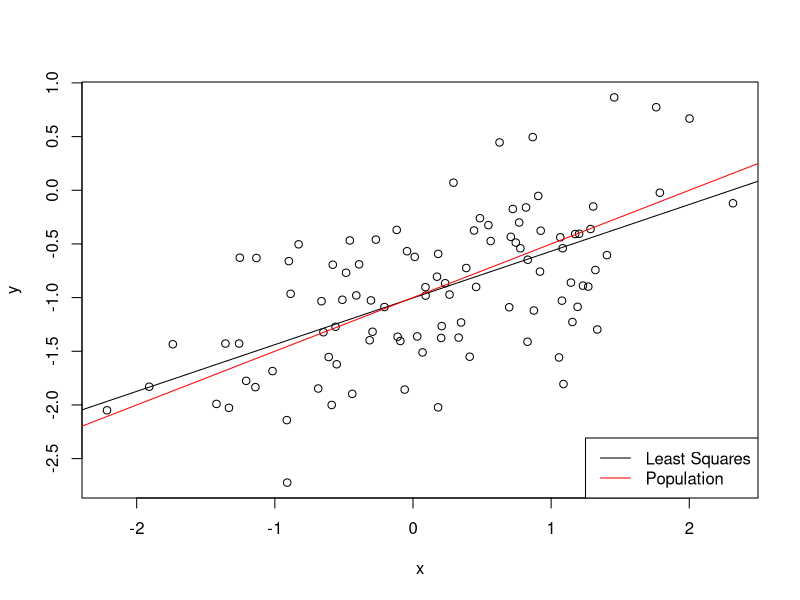
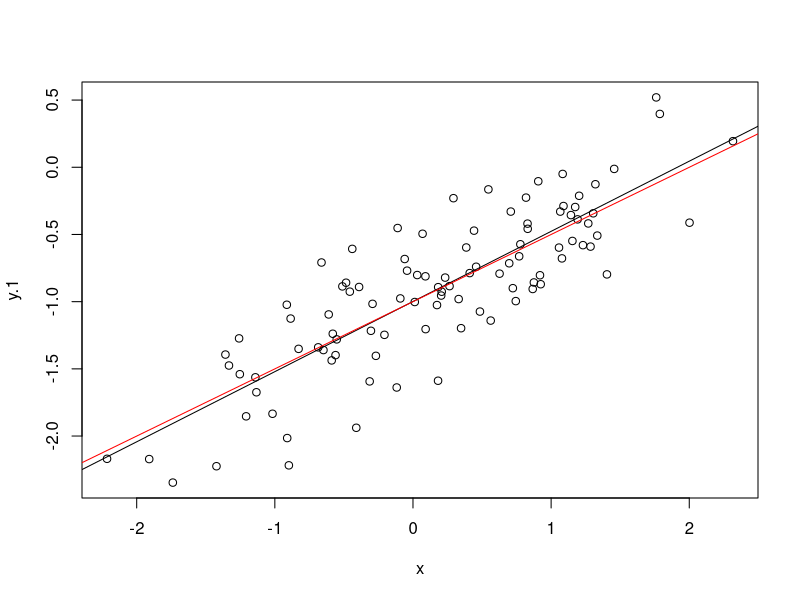
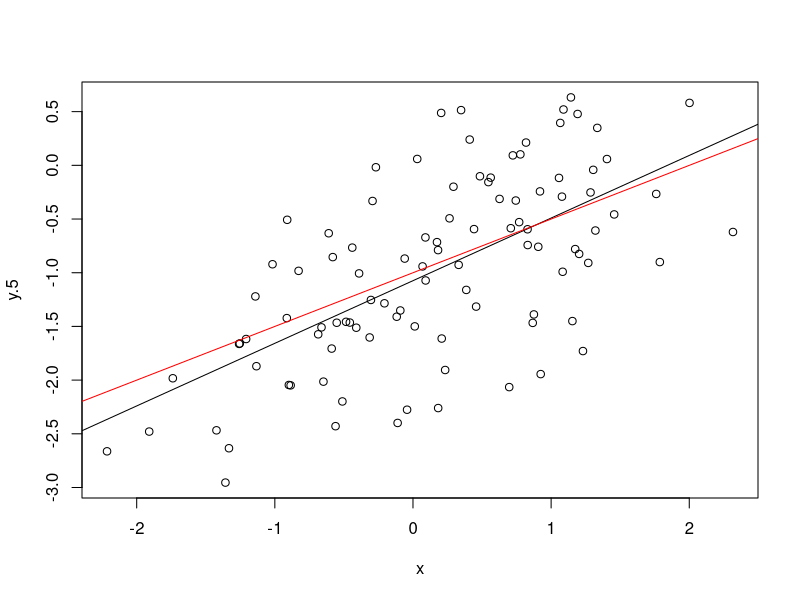
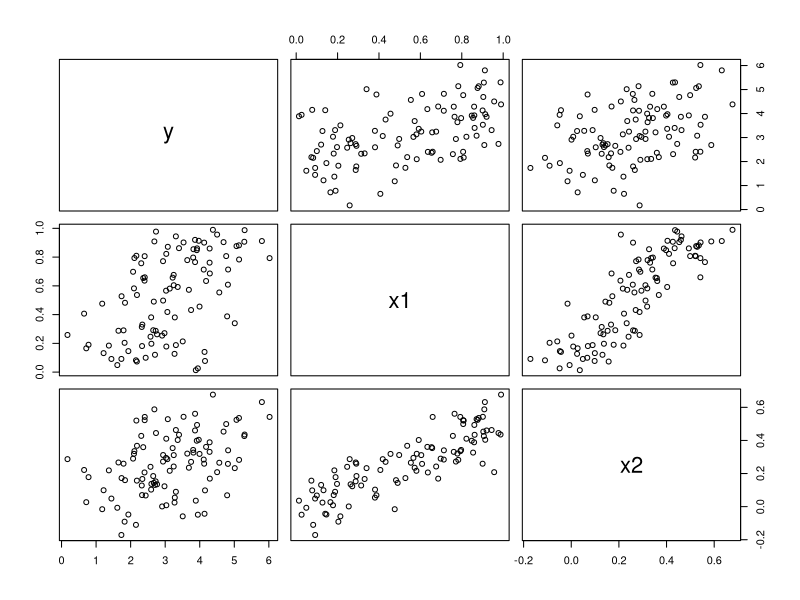
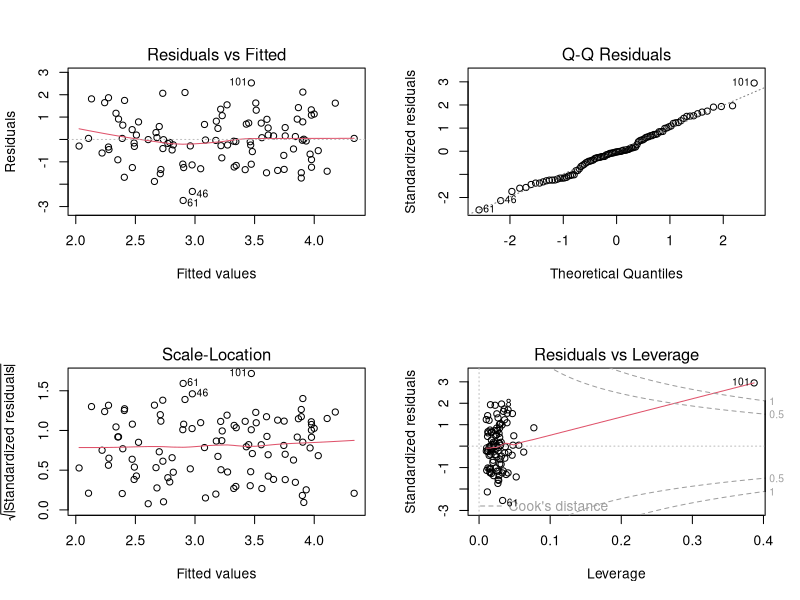
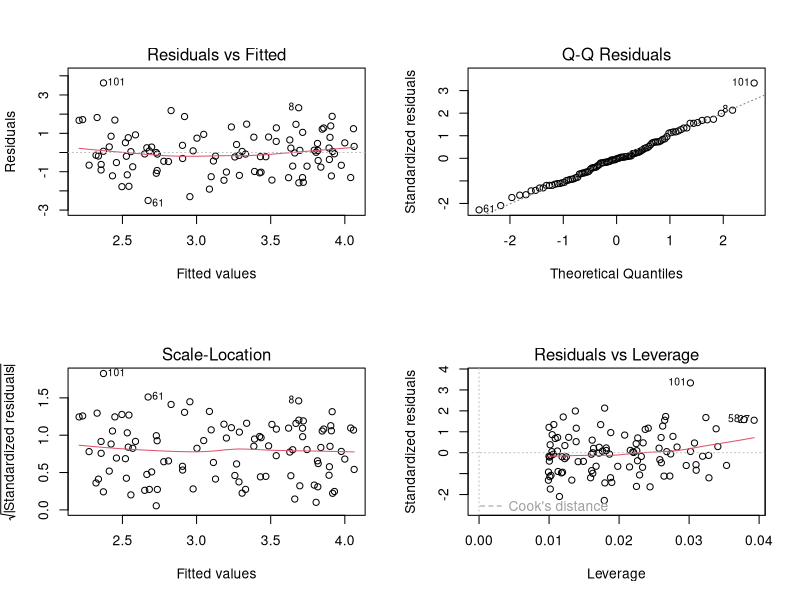
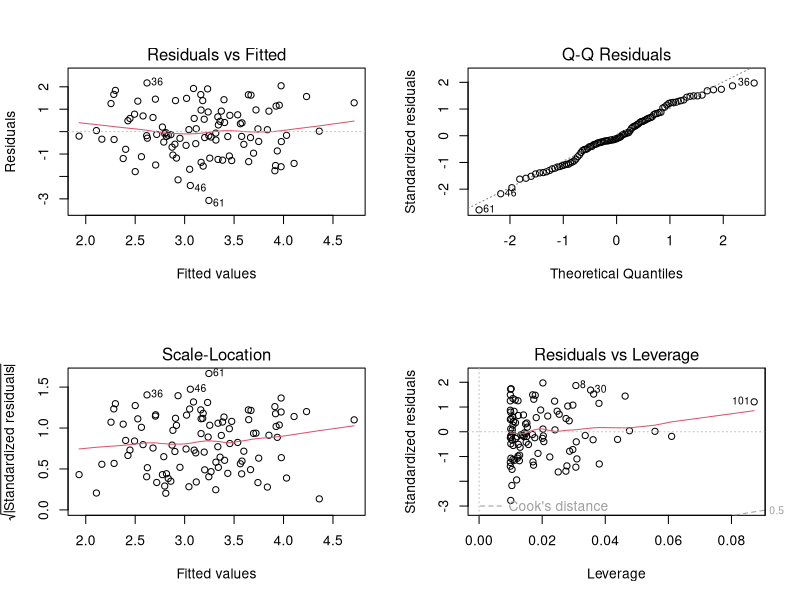
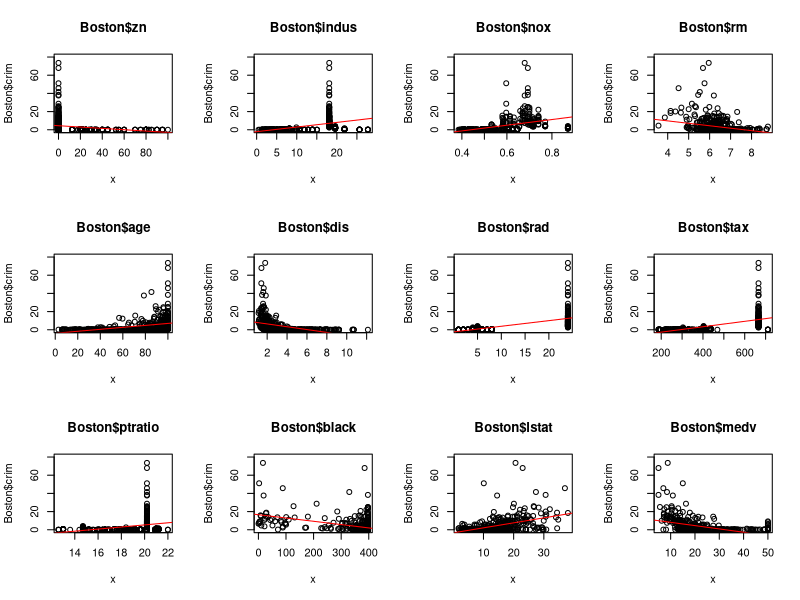

Source code (R) for these figures, in order:
rm(list = ls())


##############
##QUESTION 1##
##############
set.seed(5072)

x <- rnorm(100, 0, 1)
eps <- rnorm(100, 0, sqrt(0.25))

y <- -1 + (.5 * x) + eps
print(paste('Length:', length(y)))
#B0 is -1 and B1 is .5

plot(x,y)

#Largely positive linear relationship with a fairly wide variance

lslm <- lm(y ~ x)
#print(coef(lslm))

#B0hat is -1.003 and B1hat is .435
#it is fairly close to the population B0 and B1

abline(lslm)
abline(a = -1, b = .5, col = 'red')

legend('bottomright', legend = c('Least Squares', 'Population'), col = c('black', 'red'), lty = 1)

sq <- x^2
poly <- lm(y ~ x + sq)

#print(coef(poly))
#print('eps .25')
#print(anova(poly))
#the squared term does not significantly improve the model as it has neglible impact on the y value for every unit change in the squared term
#in essence, all the squared term does is decrease the R^2 accuracy

#eps .1
eps.1 <- rnorm(100, 0, sqrt(0.1))
y.1 <- -1 + (.5 * x) + eps.1
plot(x,y.1)
lslm.1 <- lm(y.1 ~ x)
abline(lslm.1)
abline(a = -1, b = .5, col = 'red')
sq <- x^2
poly.1 <- lm(y.1 ~ x + sq)
#print('eps .1')
#print(anova(poly.1))

#eps .5
eps.5 <- rnorm(100, 0, sqrt(0.5))
y.5 <- -1 + (.5 * x) + eps.5
plot(x,y.5)
lslm.5 <- lm(y.5 ~ x)
abline(lslm.5)
abline(a = -1, b = .5, col = 'red')
sq <- x^2
poly.5 <- lm(y.5 ~ x + sq)
#print('eps .5')
#print(anova(poly.5))

#Naturally, as variance increases, we see the least squares regression line deviate from the population regression line. As such, it's clear that the
#best fit line is the one where variance is lowest, in our case the dataset with variance of 0.1, followed by 0.25, then 0.5.

orig <- confint(lslm, level = .95)
noisy <- confint(lslm.1, level = .95)
mostnoise <- confint(lslm.5, level = .95)
#print(orig)
#print(noisy)
#print(mostnoise)

#Due to the increasing variance levels from the original to the noisest data set, the confidence interval for the predictor becomes increasingly wide
#as the standard deviation of each predictor increases, skewed by observations averaging further from the mean.
#Additionally, as the variance increases, values that may have been significant may become insignificant, suggesting further implications of the
#effects of variance.

##############
##QUESTION 2##
##############

set.seed(5072)
x1 = runif(100) #random uniform distribution
x2 = (.5 * x1) + (rnorm(100)/10)
y = 2 + (2 * x1) + (0.3 * x2) + rnorm(100)
#Parameter B0 is 2 + rnorm(100), parameter B1 is 2, parameter B2 is .3

print(paste('Cor(x1, y) = ', cor(x1, y)))
print(paste('Cor(x2, y) = ', cor(x2, y)))
print(paste('Cor(x1, x2) = ', cor(x1, x2)))

pairs(~y + x1 + x2)
#It seems that x1 and x2 have a clear positive correlation with each other while neither x1 nor x2 fully explain y by themselves.
#However, there still remains a somewhat positive correlation between x1/x2 and y though variances seem to be large for every point of x1/x2.

lm.fit.both <- lm(y ~ x1 + x2)
print(coef(lm.fit.both))
#According to statistical t-testing on the intercept and the variables x1/x2, B0hat and B1hat are highly significant factors in predicting y.
#On the other hand, B2hat is not significant according to the t-test in predicting y. One noticeable observation about B2hat is the very wide
#variance in comparison to the B0hat and B1hat, suggesting that B2hat may be a biased predictor for y.

#According to T-testing and F-testing the variables, we cannot conclusively reject B1hat as a significant predictor. However, we can reject B2hat
#as a significant predictor due to the low T and F values, suggesting that B2hat is not meaningful in predicting y, especially since width of 
#B2hat's interval is wide, making it unlikely that B2hat is statistically different from the expected mean of 0.

lm.fit.x1 <- lm(y ~ x1)
#We cannot reject B1hat(x1) as T-testing and F-testing indicate that the predictor is highly significant in predicting y.

lm.fit.x2 <- lm(y ~ x2)
#We cannot reject B1hat(x2) as T-testing and F-testing indicate that the predictor is highly significant in predicting y.

#The results in lm.fit.x2 does contradict our earlier results. The reason for why this happened is possibly due to x1 and x2 being signficantly
#correlated with one another and as a result, since x1 already explained most of y, the inclusion of x2 was not as significant since x1 and x2
#explain the same level of y.
#For similar reasons, if we used x2 as the initial predictor for y, x1 would likely have been insignificant in predicting y.

x1 <- c(x1, 0.1)
x2 <- c(x2, 0.8)
y <- c(y, 6)

lm.fit.both2 <- lm(y ~ x1 + x2)

lm.fit.x12 <- lm(y ~ x1)

lm.fit.x22 <- lm(y ~ x2)

#For the overall model including x1 and x2, the inclusion of this new observation has reduced the significance of x1 while having increased the
#significance of x2. This had the effect of bringing the relevance of x1 into near non-signficant status for a 95% confidence interval 
#though F-testing still indicates that x1 is still highly relevant.
#Individually, both x1 and x2 still remain highly significant with B1hat weights comparable to the weights prior to the new observation.

par(mfrow = c(2,2))
plot(lm.fit.both2)
plot(lm.fit.x12)
plot(lm.fit.x22)

#For the overall model, the 101st observation isn't necessarily an outlier as it's residuals lie somewhat closely to the other observed responses.
#Additionally, the spread of the residuals seems fairly even and random across the fitted values.
#However, it is a highly leveraged point relative to other x values as it is beyond the Cook's distance line, suggesting that it is a fairly
#influential point. This is possibly due to the combination of the 101st x1 and x2 values being significantly far from all other combinations.

#In the case where only x1 is considered, while its residuals are higher than the other observations, it's still close enough that it possibly
#may not be an outlier. Similarly to the overall model, the residuals seems randomly spread out across all the fitted values along with its
#x value being well within Cook's distance, so x1's 101st observation is neither an outlier nor a high leverage point.

#In the case where only x2 is considered, the inclusion of the 101st observation is neither an outlier nor a high leverage point as it is well
#within the range of residuals shown by all fitted values. It is also well within Cook's distance indicating that x value of the 101st is not a
#high leverage point.

par(mfrow = c(1,1))

##############
##QUESTION 3##
##############
set.seed(5072)
library(MASS)

BostonTable <- matrix(0, nrow = 13, ncol = 4)
colnames(BostonTable) <- c('Predictor', 'F-Stat', 'P-Value', 'Coef')
columns <- colnames(Boston)
for (i in 2:length(columns)) {
  BostonTable[i-1,1] = columns[i]
  
  form <- paste('crim ~', columns[i])
  Bostonfit <- lm(as.formula(form), data = Boston)
  BostonTable[i-1,2] = as.numeric(summary(Bostonfit)$fstatistic[1])
  BostonTable[i-1,3] = as.numeric(anova(Bostonfit)$'Pr(>F)'[1])
  BostonTable[i-1,4] = as.numeric(coef(Bostonfit)[2])
}

BostonTable <- as.data.frame(BostonTable, stringsAsFactors = FALSE)
print(BostonTable)
sigpred <- BostonTable[as.numeric(BostonTable$`P-Value`) < .05,][,1]
#sigpred <- paste(sigpred, collapse = ', ')
#print(paste('Significant predictors:', sigpred))
#The significant predictors are: zn, indus, nox, rm, age, dis, rad, tax, ptratio, black, lstat, medv

par(mfrow=c(3, 4))
for (i in 1:length(sigpred)) {
  bostlab <- paste('Boston$', sigpred[i], sep = '')
  plot(x = eval(parse(text = bostlab)), y = Boston$crim, xlab = 'x', ylab = 'Boston$crim', ylim = c(0,80), main = bostlab)
  form <- paste('crim ~', sigpred[i])
  Bostonfit <- lm(as.formula(form), data = Boston)
  abline(Bostonfit, col = 'red')
}
par(mfrow = c(1,1))

sigpredmlm <- paste(sigpred, collapse = ' + ')
multilm <- paste('crim ~ ', sigpredmlm)
mulboston <- lm(as.formula(multilm), data = Boston)

sigmlm <- as.data.frame(coef(summary(mulboston)))
print(sigmlm[sigmlm$'Pr(>|t|)' < .05,])
sigmlmint <- sigmlm[-1,]
BostonTableint <- BostonTable[-1,]
plot(BostonTableint[,4], sigmlmint[,1], xlab = 'Simple', ylab = 'Multi')
#Both the multiple regression and simple regression approaches show agreement on the overpowering influence of one predictor. However, 
#multiple regression would still be the more appropriate approach as the method would take into effect the influence of other predictors
#on the output and thus provide us with predictors that more accurately reflects the relationships between population parameters

nonlin <- matrix(0, nrow = 13, ncol = 3)
colnames(nonlin) <- c('predictor', 'fstat', 'pvalueofFstat')
for (i in 2:length(columns)) {
  nonlin[i-1,1] = columns[i]
  
  polyform <- paste(c('crim ~ ', columns[i], ' + ', 'I(' ,columns[i], '^2)', ' + ', 'I(', columns[i], '^3)'), collapse = '')
  form <- paste(c('crim ~ ', columns[i]), collapse = '')
  fit <- lm(as.formula(form), data = Boston)
  polyfit <- lm(as.formula(polyform), data = Boston)
  nonlin[i-1,2] <- anova(polyfit, fit)$F[2]
  nonlin[i-1,3] <- anova(polyfit, fit)$`Pr(>F)`[2]
}

nonlin <- nonlin[!is.na(nonlin[,2]),]
nonlin <- as.data.frame(nonlin, stringsAsFactors = FALSE)
nonlin[,2] <- as.numeric(nonlin[,2])
nonlin[,3] <- as.numeric(nonlin[,3])
nonlin <- nonlin[order(nonlin[,2], decreasing = TRUE),]
#At the .05 level, black is the only predictor that does not have a significant predictor between the two models. As a result, all the other
#predictors seem to have a non-linear association with the response.